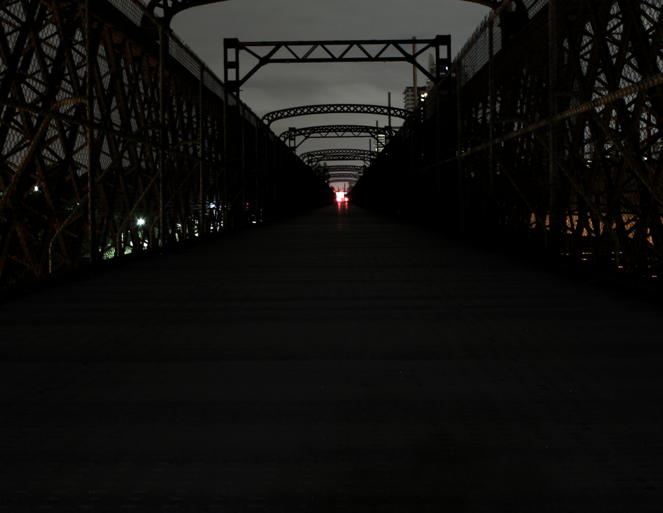
%> input picture bridge.tif, 663 x 513 px
$ octave princial.m   (GNU Octave 9; MATLAB toolbox functions it lacks are replaced by stand-ins)
%> lines starting %> are read from the running program, lines starting %| are printed output that depends on the picture; in (x1, y1, x2, y2) boxes, pixels count from 0 and x2, y2 are one past the last pixel; in counts of white or black regions, pixels touching at a corner belong together; the program's own positions count from 1
### ConvertRgbToHsi.m
%   Autor: Edgard Diaz
%   contact: e.diaz@nartsoft.com.mx
%   date: 10 - 06 - 2019
%   Esta función realiza la conversión de los canales RGB a HSI.
%
function [H,S,I] = ConvertRgbToHsi(rgb)
    %Extraer  los canales RGB de la imagen.
    R = rgb(:,:,1);
    G = rgb(:,:,2);
    B = rgb(:,:,3);

    %Normalizacion de canales.
     r = R;%(R./(R+G+B+eps));
     g = G;%(G./(R+G+B+eps));
     b = B;%(B./(R+G+B+eps));

    %Obtencion de los canales HSI

    numerador = 0.5*((r-g) + (r-b));
    denominador = sqrt((((r-g).^2) + ((r - b).*(g - b))));
    theta = acos(numerador./(denominador+eps));
    H = theta;
    H(b > g) = (2*pi - H(b>g));
    H = H/(2*pi);


    S = 1 - (3*(min(min(r,g),b))./(r+g+b+eps));
    %S=1-3.*(min(min(r,g),b))./(r+g+b+eps);
    %I = ((3 * 255)).*(R+G+B);
    I = (R+G+B)/(3);

end

### ConvertHsiToRgb.m
%   Autor: Edgard Diaz
%   contact: e.diaz@nartsoft.com.mx
%   date: 10 - 06 - 2019
%   Esta función realiza la conversión de los canales HSI a RGB.
%
function [r,g,b] = ConvertHsiToRgb(hsi)
H=hsi(:,:,1);
S=hsi(:,:,2);
I=hsi(:,:,3);
H=H*(2*pi);

r=zeros(size(H));
g=zeros(size(H));
b=zeros(size(H));
%%%%%%%%%%%%%%%%%%%%%%%%%%%%%%%%%%%%%%%%%%%%%%
i1 = (H > 0 & H < 2*(pi/3));

%caso 1
b(i1) = I(i1).*(1 - S(i1));
r(i1) = I(i1).*(1 + (S(i1).*cos(H(i1))./(cos((pi/3) - H(i1) ))));
g(i1) = 3*I(i1) - (b(i1) + r(i1));

i2 = (H >= (2*pi/3) & H <(4*pi/3));

%caso 2
H(i2) = H(i2) - (2*pi/3);
r(i2) = I(i2).*(1 - S(i2));
g(i2) = I(i2).*(1 + (S(i2).*cos(H(i2))./(cos((pi/3)- H(i2) ))));
b(i2) = 3*I(i2) - (r(i2) + g(i2));

i3 = (H >= (4*pi/3) & H <(2*pi));

%caso 2
H(i3) = H(i3) - (4*pi/3);
g(i3) = I(i3).*(1 - S(i3));
b(i3) = I(i3).*(1 + (S(i3).*cos(H(i3))./(cos((pi/3) - H(i3) ))));
r(i3) = 3*I(i3) - (g(i3) + b(i3));

end

### princial.m
%   Autor: Edgard Diaz
%   contact: e.diaz@nartsoft.com.mx
%   date: 10 - 06 - 2019
%   Codigo princial, ejecuta los archivos que reliazan las conversiones de RGB a HSI y de HSI a RGB

clear,clc
imagen = imread("bridge.tif");
%> imagen is the input picture: size 513x663x3 uint8; mean R, G, B 16.3, 15.9, 14.3

[H,S,I] = ConvertRgbToHsi(im2double(imagen));
%> in ConvertRgbToHsi, `theta = acos(numerador./(denominador+eps));`:
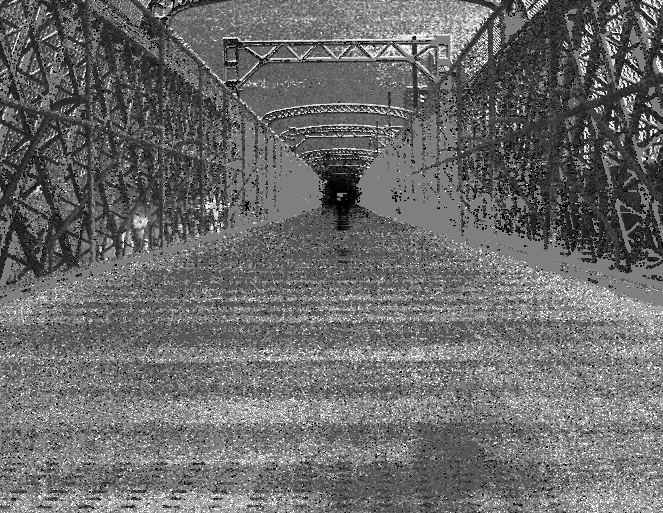
%> theta: size 513x663 double; min 2.98e-08, max 3.14, mean 1.32; drawn with min black and max white
%> in ConvertRgbToHsi, `H(b > g) = (2*pi - H(b>g));`: H: size 513x663 double; 6.07% of pixels changed, all inside (x1, y1, x2, y2) = (0, 0, 663, 513)
%> in ConvertRgbToHsi, `S = 1 - (3*(min(min(r,g),b))./(r+g+b+eps));`:
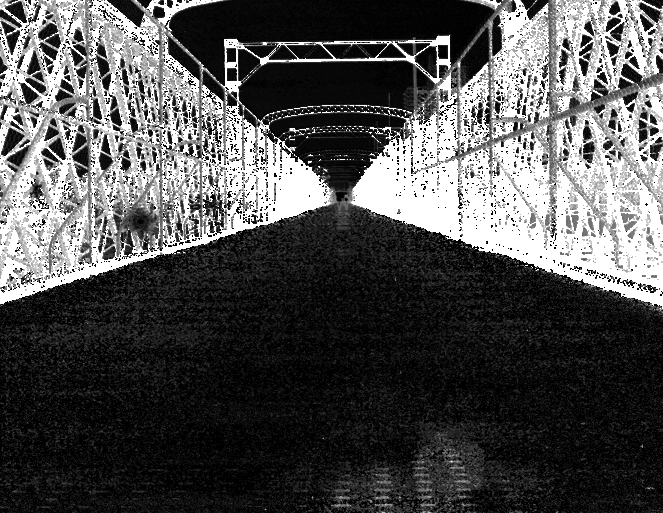
%> S: size 513x663 double; min 0, max 1, mean 0.319
imgHSI = cat(3,H,S,I);
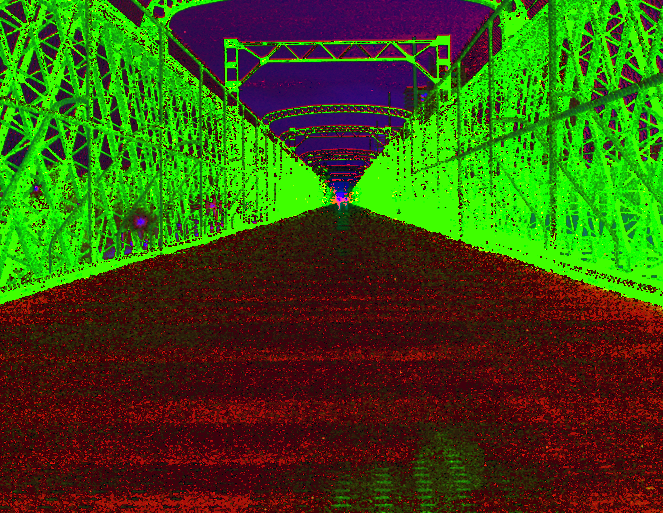
%> imgHSI: size 513x663x3 double; mean R, G, B 0.233, 0.319, 0.0608
figure(2)
imshow(im2uint8(imgHSI));
figure(1)
subplot(1,2,1);
imshow(im2uint8(imagen));
[R,G,B] = ConvertHsiToRgb(im2double(imgHSI));
%> in ConvertHsiToRgb, `i1 = (H > 0 & H < 2*(pi/3));`:
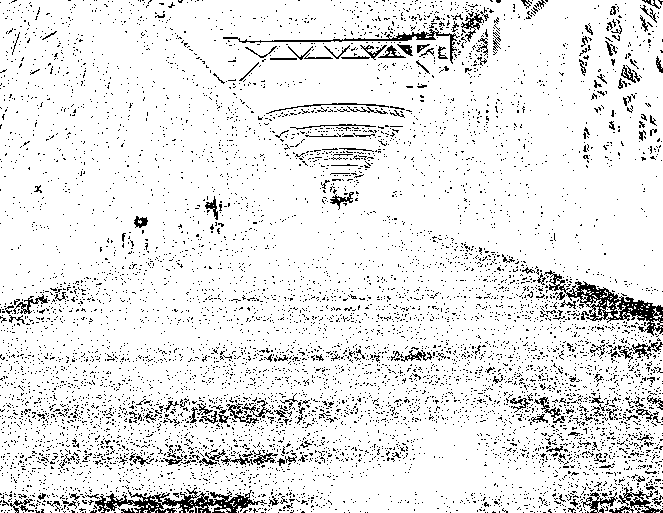
%> i1: size 513x663 logical; 90.9% white; black in thin lines or dots
%> in ConvertHsiToRgb, `i2 = (H >= (2*pi/3) & H <(4*pi/3));`: i2: size 513x663 logical; 3.9% white in thin lines or dots
%> in ConvertHsiToRgb, `H(i2) = H(i2) - (2*pi/3);`:
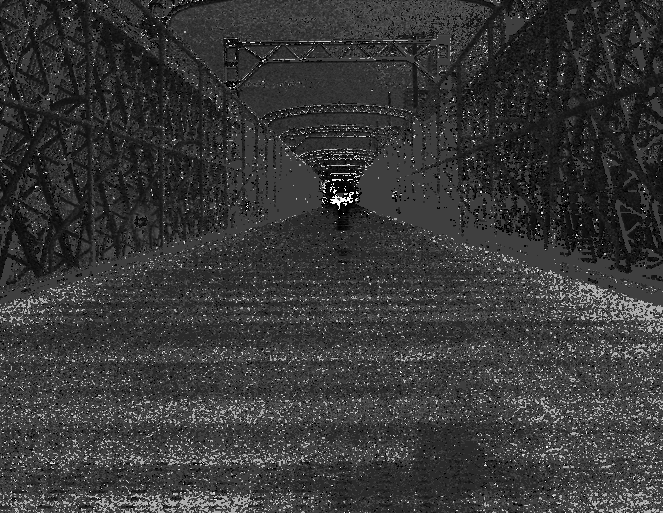
%> H: size 513x663 double; min 2.98e-08, max 6.28, mean 1.38; drawn with min black and max white
%> in ConvertHsiToRgb, `r(i2) = I(i2).*(1 - S(i2));`: r: size 513x663 double; min 0, max 1, mean 0.062
%> in ConvertHsiToRgb, `g(i2) = I(i2).*(1 + (S(i2).*cos(H(i2))./(cos((pi/3)- H(i2) ))));`: g: size 513x663 double; min 0, max 1, mean 0.0607
%> in ConvertHsiToRgb, `b(i2) = 3*I(i2) - (r(i2) + g(i2));`: b: size 513x663 double; min 0, max 1, mean 0.0538
%> in ConvertHsiToRgb, `i3 = (H >= (4*pi/3) & H <(2*pi));`: i3: size 513x663 logical; 5.2% white in thin lines or dots
%> in ConvertHsiToRgb, `H(i3) = H(i3) - (4*pi/3);`:
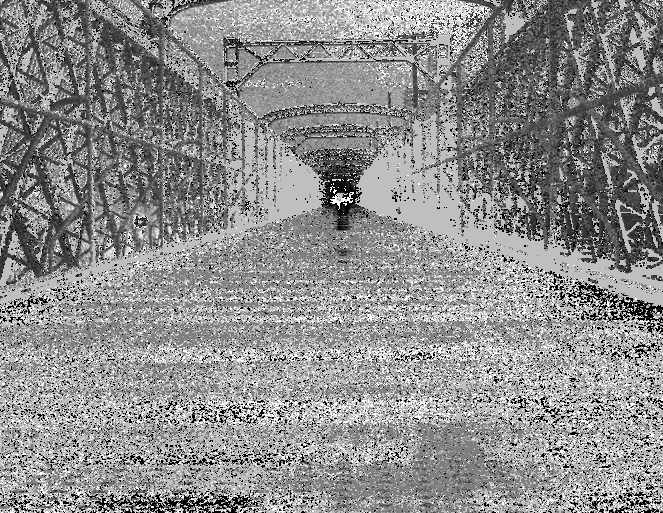
%> H: size 513x663 double; 5.17% of pixels changed, all inside (x1, y1, x2, y2) = (0, 0, 663, 513); drawn with min black and max white
%> in ConvertHsiToRgb, `g(i3) = I(i3).*(1 - S(i3));`: g: size 513x663 double; min 0, max 1, mean 0.0625; mean of the top-left, top-right, bottom-left and bottom-right quarters 0.0899, 0.0862, 0.0386, 0.0356
%> in ConvertHsiToRgb, `b(i3) = I(i3).*(1 + (S(i3).*cos(H(i3))./(cos((pi/3) - H(i3) ))));`: b: size 513x663 double; min 0, max 1, mean 0.0559; mean of the top-left, top-right, bottom-left and bottom-right quarters 0.0781, 0.0771, 0.036, 0.0327
%> in ConvertHsiToRgb, `r(i3) = 3*I(i3) - (g(i3) + b(i3));`:
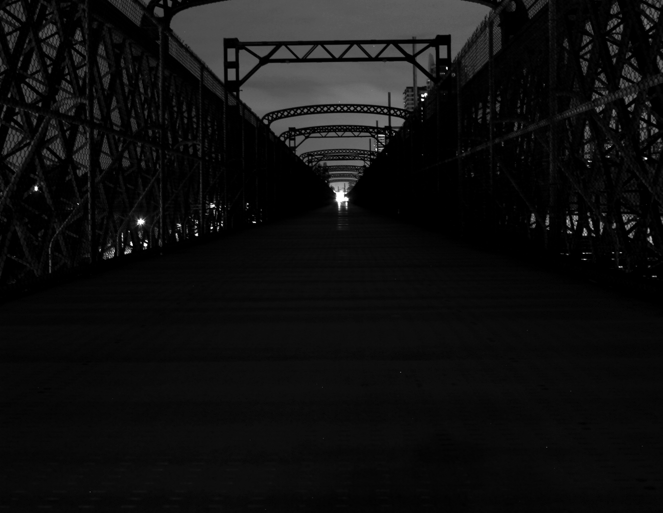
%> r: size 513x663 double; min 0, max 1, mean 0.064; mean of the top-left, top-right, bottom-left and bottom-right quarters 0.0927, 0.0905, 0.0381, 0.0348
imgRGB = im2uint8(cat(3,R,G,B));

subplot(1,2,2);
imshow(imgRGB);
